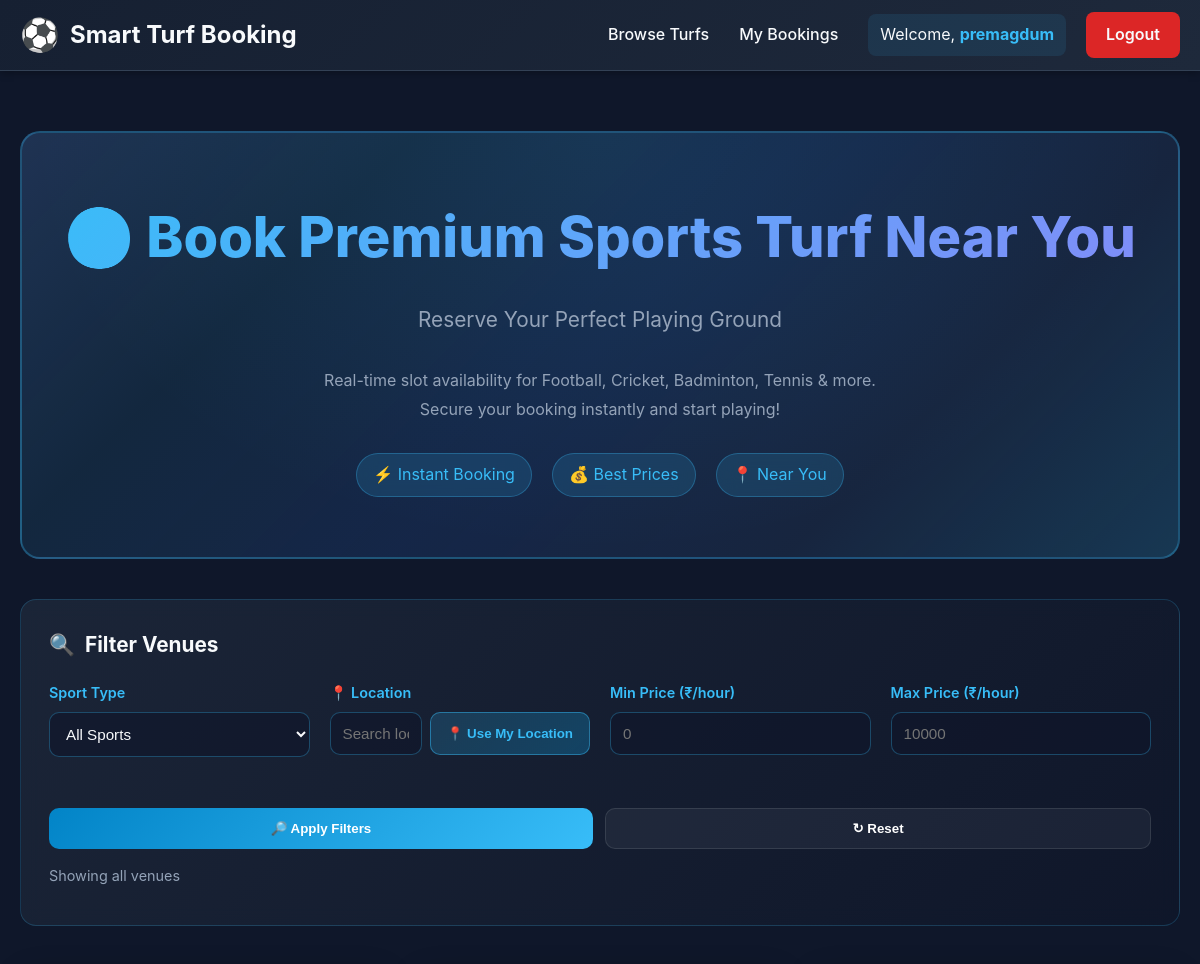
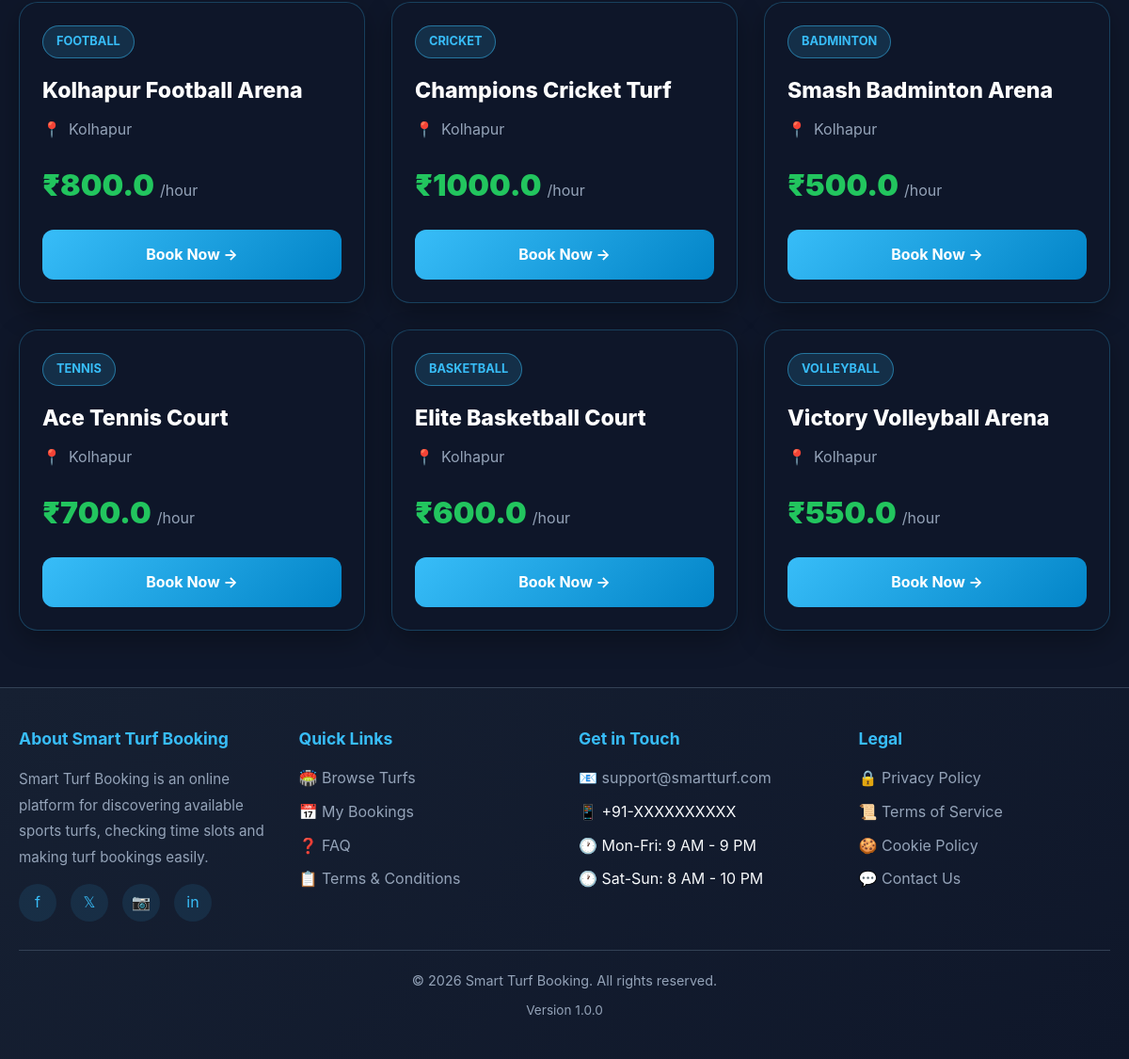
The page /grounds (signed in) on the database its author committed (2 pictures, top to bottom).
### tables this page shows
CREATE TABLE users (
            id INTEGER PRIMARY KEY AUTOINCREMENT,
            username TEXT NOT NULL,
            email TEXT UNIQUE NOT NULL,
            password TEXT NOT NULL,
            phone TEXT DEFAULT '',
            created_at TEXT DEFAULT CURRENT_TIMESTAMP
        );

CREATE TABLE turfs (
            id INTEGER PRIMARY KEY AUTOINCREMENT,
            name TEXT NOT NULL,
            location TEXT NOT NULL,
            sport_type TEXT NOT NULL,
            price_per_hour REAL NOT NULL,
            description TEXT DEFAULT '',
            created_at TEXT DEFAULT CURRENT_TIMESTAMP
        );

### app.py (the view)
@app.route("/grounds")
def ground_list():
    conn = get_db()
    grounds = conn.execute("""
        SELECT *
        FROM turfs
        ORDER BY id ASC
    """).fetchall()
    conn.close()
    return render_template(
        "grounds.html",
        grounds=grounds
    )

### app.py (called while the page is built)
def get_db():
    conn = sqlite3.connect(DATABASE)
    conn.row_factory = sqlite3.Row
    return conn

@app.context_processor
def inject_current_user():
    user = None
    if "user_id" in session:
        conn = get_db()
        user = conn.execute("""
            SELECT *
            FROM users
            WHERE id = ?
        """, (
            session["user_id"],
        )).fetchone()
        conn.close()
    return {
        "current_user": CurrentUser(user)
    }

    @property
    def is_authenticated(self):
        return self.user is not None

    @property
    def username(self):
        return self.user["username"] if self.user else None

### templates/grounds.html (shortened to what this page needs)
{% extends "base.html" %}
{% block content %}
<div class="page-wrapper">
    <div class="hero">
        <div class="hero-content">
            <h1>
                ⚽ Book Premium Sports Turf Near You
            </h1>
            <p class="hero-subtitle">
                Reserve Your Perfect Playing Ground
            </p>
            <p class="hero-description">
                Real-time slot availability for Football,
                Cricket, Badminton, Tennis & more.
                Secure your booking instantly and start playing!
            </p>
            <div class="hero-icons">
                <div class="icon-badge">
                    ⚡ Instant Booking
                </div>
                <div class="icon-badge">
                    💰 Best Prices
                </div>
                <div class="icon-badge">
                    📍 Near You
                </div>
            </div>
        </div>
    </div>
    <div class="filters-container">
        <div class="filters-title">
            🔍
            <span>
                Filter Venues
            </span>
        </div>
        <div class="filters-grid">
            <div class="filter-group">
                <label for="sportFilter">
                    Sport Type
                </label>
                <select id="sportFilter">
                    <option value="">
                        All Sports
                    </option>
                </select>
            </div>
            <div class="filter-group">
                <label for="locationFilter">
                    📍 Location
                </label>
                <div class="location-input-wrapper">
                    <input
                        type="text"
                        id="locationFilter"
                        placeholder="Search location..."
                    >
                    <button
                        type="button"
                        class="location-btn"
                        onclick="requestUserLocation()"
                    >
                        📍 Use My Location
                    </button>
                </div>
                <div
                    id="locationStatus"
                    class="location-status"
                ></div>
            </div>
            <div class="filter-group">
                <label for="priceMinFilter">
                    Min Price (₹/hour)
                </label>
                <input
                    type="number"
                    id="priceMinFilter"
                    placeholder="0"
                    min="0"
                >
            </div>
            <div class="filter-group">
                <label for="priceMaxFilter">
                    Max Price (₹/hour)
                </label>
                <input
                    type="number"
                    id="priceMaxFilter"
                    placeholder="10000"
                    min="0"
                >
            </div>
        </div>
        <div class="filter-actions">
            <button
                class="btn-filter"
                onclick="applyFilters()"
            >
                🔎 Apply Filters
            </button>
            <button
                class="btn-filter-reset"
                onclick="resetFilters()"
            >
                ↻ Reset
            </button>
        </div>
        <div class="filter-results-info">
            <span id="resultsCount">
                Showing all venues
            </span>
        </div>
    </div>
    <div
        class="grounds-grid"
        id="groundsGrid"
    >
        {% if grounds %}
            {% for ground in grounds %}
                <div
                    class="ground-card"
                    data-sport="{{ ground.sport_type }}"
                    data-location="{{ ground.location }}"
                    data-price="{{ ground.price_per_hour or 500 }}"
                >
                    <div>
                        <span class="card-badge">
                            {{ ground.sport_type or 'Sports' }}
                        </span>
                        <h2 class="card-title">
                            {{ ground.name }}
                        </h2>
                        <div class="card-location">
                            <span>📍</span>
                            <span>
                                {{ ground.location }}
                            </span>
                        </div>
                    </div>
                    <div>
                        <div class="card-price-container">
                            <span class="card-price">
                                ₹{{ ground.price_per_hour or 500 }}
                            </span>
                            <span class="price-unit">
                                /hour
                            </span>
                        </div>
                        <a
                            href="{{ url_for('create_booking', ground_id=ground.id) }}"
                            class="btn-book"
                        >
                            Book Now →
                        </a>
                    </div>
                </div>
            {% endfor %}
        {% endif %}
    </div>
</div>
{% endblock %}

### templates/base.html (shortened to what this page needs)
<!DOCTYPE html>
<html lang="en">
<head>
</head>
<body>
<header>
    <div class="header-container">
        <a href="{{ url_for('ground_list') }}" class="logo">
            <span class="logo-icon">⚽</span>
            <span>Smart Turf Booking</span>
        </a>
        <nav>
            <ul class="nav-links">
                <li>
                    <a href="{{ url_for('ground_list') }}">
                        Browse Turfs
                    </a>
                </li>
                {% if current_user.is_authenticated %}
                <li>
                    <a href="{{ url_for('my_bookings') }}">
                        My Bookings
                    </a>
                </li>
                {% endif %}
            </ul>
            <div class="user-section">
                {% if current_user.is_authenticated %}
                    <div class="user-info">
                        <span>
                            Welcome,
                            <strong>{{ current_user.username }}</strong>
                        </span>
                    </div>
                    <a href="{{ url_for('logout') }}"
                       class="btn-nav btn-logout">
                        Logout
                    </a>
                {% endif %}
            </div>
        </nav>
    </div>
</header>
<main>
    {% block content %}
    {% endblock %}
</main>
<footer>
    <div class="footer-container">
        <div class="footer-content">
            <div class="footer-section">
                <h4>About Smart Turf Booking</h4>
                <p>
                    Smart Turf Booking is an online platform for
                    discovering available sports turfs, checking
                    time slots and making turf bookings easily.
                </p>
                <div class="social-links">
                    <a href="#">f</a>
                    <a href="#">𝕏</a>
                    <a href="#">📷</a>
                    <a href="#">in</a>
                </div>
            </div>
            <div class="footer-section">
                <h4>Quick Links</h4>
                <ul class="footer-links">
                    <li>
                        <a href="{{ url_for('ground_list') }}">
                            🏟️ Browse Turfs
                        </a>
                    </li>
                    {% if current_user.is_authenticated %}
                    <li>
                        <a href="{{ url_for('my_bookings') }}">
                            📅 My Bookings
                        </a>
                    </li>
                    {% endif %}
                    <li>
                        <a href="#faq">
                            ❓ FAQ
                        </a>
                    </li>
                    <li>
                        <a href="#terms">
                            📋 Terms & Conditions
                        </a>
                    </li>
                </ul>
            </div>
            <div class="footer-section">
                <h4>Get in Touch</h4>
                <ul class="footer-links">
                    <li>
                        📧
                        <a href="mailto:support@smartturf.com">
                            support@smartturf.com
                        </a>
                    </li>
                    <li>
                        📱 +91-XXXXXXXXXX
                    </li>
                    <li>
                        🕐 Mon-Fri: 9 AM - 9 PM
                    </li>
                    <li>
                        🕐 Sat-Sun: 8 AM - 10 PM
                    </li>
                </ul>
            </div>
            <div class="footer-section">
                <h4>Legal</h4>
                <ul class="footer-links">
                    <li>
                        <a href="#privacy">
                            🔒 Privacy Policy
                        </a>
                    </li>
                    <li>
                        <a href="#terms">
                            📜 Terms of Service
                        </a>
                    </li>
                    <li>
                        <a href="#cookies">
                            🍪 Cookie Policy
                        </a>
                    </li>
                    <li>
                        <a href="#contact">
                            💬 Contact Us
                        </a>
                    </li>
                </ul>
            </div>
        </div>
        <div class="footer-bottom">
            <p>
                &copy; 2026 Smart Turf Booking.
                All rights reserved.
            </p>
            <p style="margin-top: 10px; font-size: 0.85rem;">
                Version 1.0.0
            </p>
        </div>
    </div>
</footer>
</body>
</html>

### templates/base.html (style rules this page uses)
* { margin: 0; padding: 0; box-sizing: border-box; }
:root { --bg: #0f172a; --bg-secondary: #1e293b; --accent: #38bdf8; --accent-hover: #0ea5e9; --text: #f8fafc; --text-muted: #94a3b8; --border: #334155; --success: #4ade80; --danger: #fca5a5; --warning: #fbbf24; }
html { scroll-behavior: smooth; }
body { font-family: -apple-system, BlinkMacSystemFont, "Segoe UI", Roboto, Oxygen, Ubuntu, Cantarell, sans-serif; background: var(--bg); color: var(--text); line-height: 1.6; min-height: 100vh; display: flex; flex-direction: column; }
header { background: linear-gradient(135deg, #162032 0%, #1e293b 100%); border-bottom: 1px solid var(--border); position: sticky; top: 0; z-index: 1000; box-shadow: 0 2px 8px rgba(0, 0, 0, 0.3); }
.header-container { max-width: 1200px; margin: 0 auto; padding: 0 20px; display: flex; justify-content: space-between; align-items: center; min-height: 70px; }
.logo { display: flex; align-items: center; gap: 10px; font-size: 1.5rem; font-weight: 700; color: var(--text); text-decoration: none; }
.logo-icon { font-size: 2rem; }
nav { display: flex; align-items: center; gap: 30px; }
.nav-links { display: flex; gap: 30px; align-items: center; list-style: none; }
.nav-links a { color: var(--text); text-decoration: none; font-weight: 500; transition: color 0.3s ease; }
.user-section { display: flex; align-items: center; gap: 20px; }
.user-info { display: flex; align-items: center; gap: 10px; padding: 8px 12px; background: rgba(56, 189, 248, 0.1); border-radius: 8px; color: var(--text); }
.user-info strong { color: var(--accent); }
.btn-nav { background: var(--accent); color: var(--bg); padding: 10px 20px; border-radius: 8px; font-weight: 600; border: none; cursor: pointer; text-decoration: none; display: inline-block; }
.btn-logout { background: #dc2626; color: var(--text); }
main { flex: 1; width: 100%; max-width: 1200px; margin: 0 auto; padding: 40px 20px; }
footer { background: linear-gradient(135deg, #162032 0%, #0f172a 100%); border-top: 1px solid var(--border); margin-top: auto; }
.footer-container { max-width: 1200px; margin: 0 auto; padding: 40px 20px; }
.footer-content { display: grid; grid-template-columns: repeat(auto-fit, minmax(250px, 1fr)); gap: 30px; margin-bottom: 30px; }
.footer-section h4 { color: var(--accent); margin-bottom: 15px; font-size: 1.1rem; }
.footer-section p { color: var(--text-muted); font-size: 0.95rem; line-height: 1.8; }
.footer-links { list-style: none; }
.footer-links li { margin-bottom: 10px; }
.footer-links a { color: var(--text-muted); text-decoration: none; }
.footer-bottom { border-top: 1px solid var(--border); padding-top: 20px; text-align: center; color: var(--text-muted); font-size: 0.9rem; }
.social-links { display: flex; gap: 15px; margin-top: 15px; }
.social-links a { display: inline-flex; align-items: center; justify-content: center; width: 40px; height: 40px; background: rgba(56, 189, 248, 0.1); border-radius: 50%; color: var(--accent); text-decoration: none; }

### rows shown on the page
users: username "premagdum"
turfs: sport_type "FOOTBALL", name "Kolhapur Football Arena", location "Kolhapur", price_per_hour "800.0"
turfs: sport_type "CRICKET", name "Champions Cricket Turf", location "Kolhapur", price_per_hour "1000.0"
turfs: sport_type "BADMINTON", name "Smash Badminton Arena", location "Kolhapur", price_per_hour "500.0"
turfs: sport_type "TENNIS", name "Ace Tennis Court", location "Kolhapur", price_per_hour "700.0"
turfs: sport_type "BASKETBALL", name "Elite Basketball Court", location "Kolhapur", price_per_hour "600.0"
turfs: sport_type "VOLLEYBALL", name "Victory Volleyball Arena", location "Kolhapur", price_per_hour "550.0"
